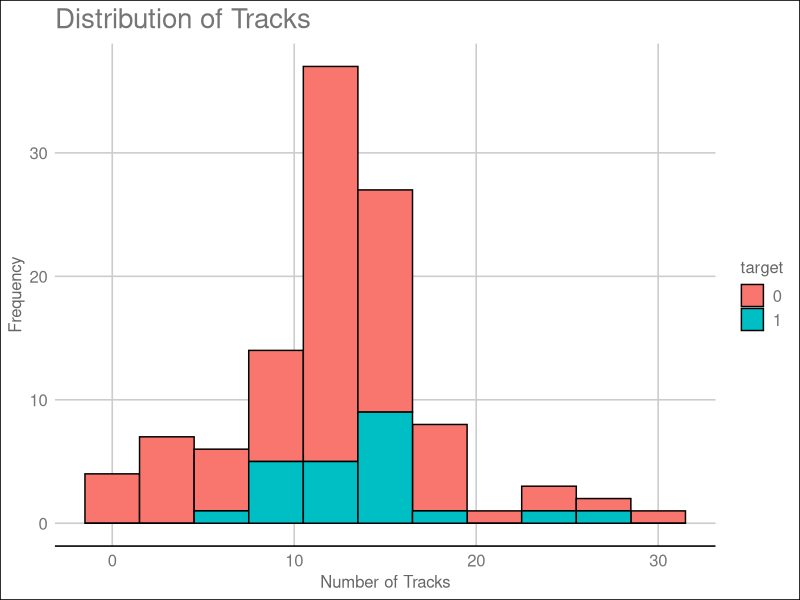
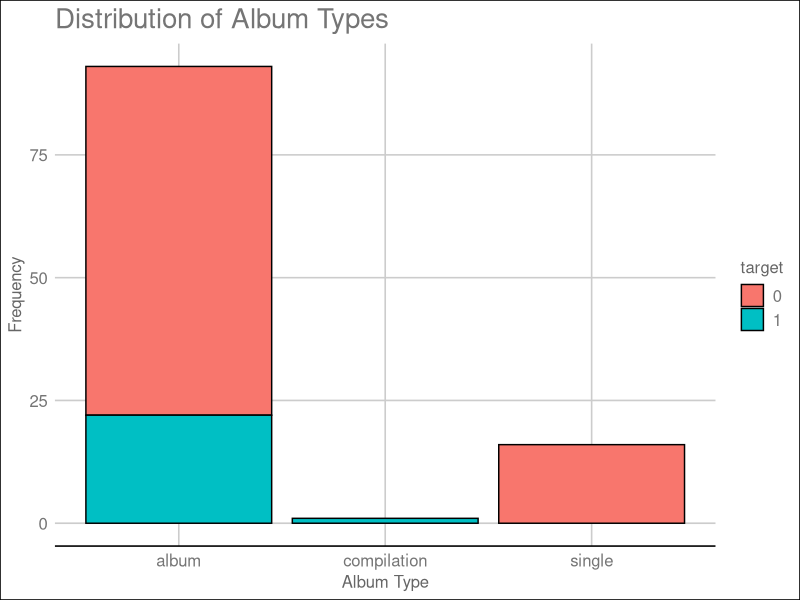
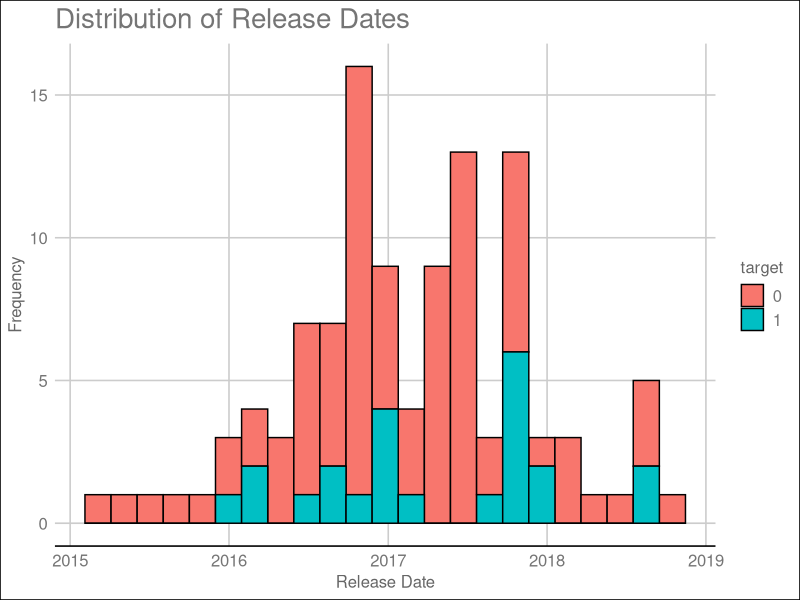

R code for these plots, in order:
library(caret)
library(caTools)
library(ggplot2)
library(ggthemes)
library(Metrics)

data <- read.csv('ml.csv', stringsAsFactors = F)
data$release_date <- as.Date(data$release_date)
data$target <- factor(data$target)

data <- data[data$release_date > "2015-01-01", ]
data <- data[order(data$release_date), ]

p <- ggplot(data, aes(x = tracks, fill = target)) + geom_histogram(binwidth = 3, color = 'black') + xlab("Number of Tracks") + ylab("Frequency") + ggtitle("Distribution of Tracks") + theme_gdocs()
p

p2 <- ggplot(data, aes(x = album_type, fill = target)) + geom_bar(color = 'black') + xlab("Album Type") + ylab("Frequency") + ggtitle("Distribution of Album Types") + theme_gdocs()
p2

p3 <- ggplot(data, aes(x = release_date, fill = target)) + geom_histogram(binwidth = 60, color = 'black') + xlab("Release Date") + ylab("Frequency") + ggtitle("Distribution of Release Dates") + theme_gdocs()
p3
